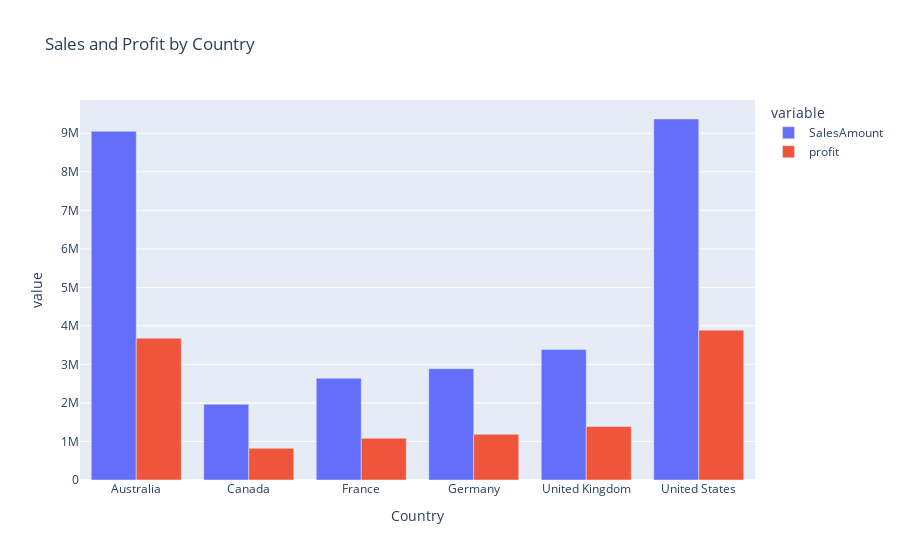

Write notebook code for a chart like this one.
### Code cell
#### Profitability by country

country_sales = df.groupby('Country')[
    ['SalesAmount', 'profit']  # only select numeric columns here
].sum()

country_sales.reset_index(inplace=True)

fig = px.bar(
    country_sales, 
    x='Country', 
    y=['SalesAmount', 'profit'], 
    barmode='group',
    title="Sales and Profit by Country",
    height=400
)
fig.show()

### Figure 1 — Plotly figure (JSON) as saved in the notebook; plotly's stock layout.template omitted (floating-point values rounded to 4 significant figures)
{"data": [{"alignmentgroup": "True", "hovertemplate": "variable=SalesAmount<br>Country=%{x}<br>value=%{y}<extra></extra>", "legendgroup": "SalesAmount", "marker": {"color": "#636efa", "pattern": {"shape": ""}}, "name": "SalesAmount", "offsetgroup": "SalesAmount", "orientation": "v", "showlegend": true, "textposition": "auto", "type": "bar", "x": ["Australia", "Canada", "France", "Germany", "United Kingdom", "United States"], "xaxis": "x", "y": [9052000.0, 1967000.0, 2641000.0, 2891000.0, 3387000.0, 9370000.0], "yaxis": "y"}, {"alignmentgroup": "True", "hovertemplate": "variable=profit<br>Country=%{x}<br>value=%{y}<extra></extra>", "legendgroup": "profit", "marker": {"color": "#EF553B", "pattern": {"shape": ""}}, "name": "profit", "offsetgroup": "profit", "orientation": "v", "showlegend": true, "textposition": "auto", "type": "bar", "x": ["Australia", "Canada", "France", "Germany", "United Kingdom", "United States"], "xaxis": "x", "y": [3681000.0, 823800.0, 1084000.0, 1185000.0, 1388000.0, 3890000.0], "yaxis": "y"}], "layout": {"autosize": true, "barmode": "group", "legend": {"title": {"text": "variable"}, "tracegroupgap": 0}, "title": {"text": "Sales and Profit by Country"}, "xaxis": {"anchor": "y", "autorange": true, "domain": [0, 1], "range": [-0.5, 5.5], "title": {"text": "Country"}, "type": "category"}, "yaxis": {"anchor": "x", "autorange": true, "domain": [0, 1], "range": [0, 9864000.0], "title": {"text": "value"}, "type": "linear"}}}
